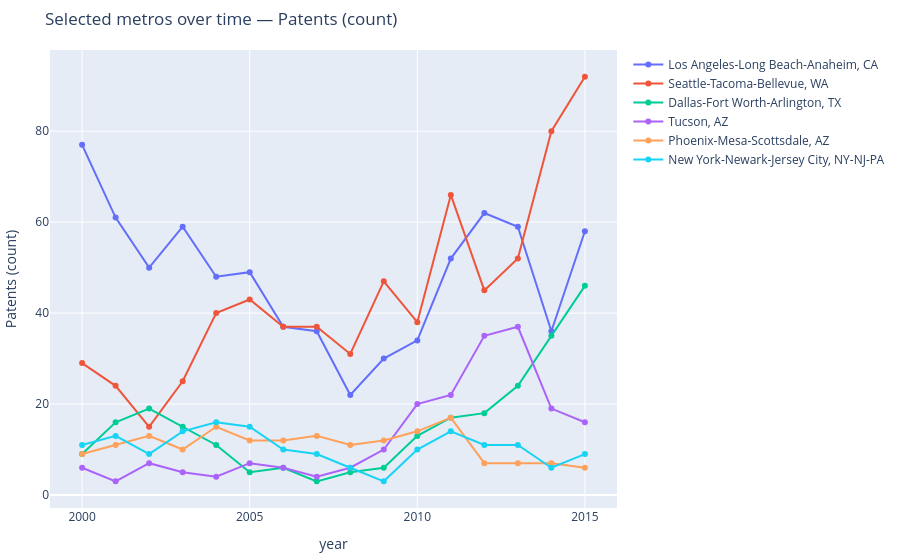

Write notebook code for a chart like this one.
### Markdown cell above
## 5. Rise and fall of clusters
Tracking individual metros reveals the story behind the aggregate: Seattle's commercial-aircraft surge, Los Angeles' long aerospace base, and the rise of Dallas–Fort Worth and Tucson.

### Code cell
leaders = (df.groupby(['cbsa_geoid', 'cbsa_name'])['patent_count'].sum()
           .nlargest(6).reset_index())
viz.msa_trends(data, leaders['cbsa_geoid'].tolist())

### Figure 1 — Plotly figure (JSON) as saved in the notebook; plotly's stock layout.template omitted (floating-point values rounded to 4 significant figures)
{"data": [{"hovertemplate": "cbsa_name=Los Angeles-Long Beach-Anaheim, CA<br>year=%{x}<br>patent_count=%{y}<extra></extra>", "legendgroup": "Los Angeles-Long Beach-Anaheim, CA", "line": {"color": "#636efa", "dash": "solid"}, "marker": {"symbol": "circle"}, "mode": "lines+markers", "name": "Los Angeles-Long Beach-Anaheim, CA", "orientation": "v", "showlegend": true, "type": "scatter", "x": [2000, 2001, 2002, 2003, 2004, 2005, 2006, 2007, 2008, 2009, 2010, 2011, 2012, 2013, 2014, 2015], "xaxis": "x", "y": [77.0, 61.0, 50.0, 59.0, 48.0, 49.0, 37.0, 36.0, 22.0, 30.0, 34.0, 52.0, 62.0, 59.0, 36.0, 58.0], "yaxis": "y"}, {"hovertemplate": "cbsa_name=Seattle-Tacoma-Bellevue, WA<br>year=%{x}<br>patent_count=%{y}<extra></extra>", "legendgroup": "Seattle-Tacoma-Bellevue, WA", "line": {"color": "#EF553B", "dash": "solid"}, "marker": {"symbol": "circle"}, "mode": "lines+markers", "name": "Seattle-Tacoma-Bellevue, WA", "orientation": "v", "showlegend": true, "type": "scatter", "x": [2000, 2001, 2002, 2003, 2004, 2005, 2006, 2007, 2008, 2009, 2010, 2011, 2012, 2013, 2014, 2015], "xaxis": "x", "y": [29.0, 24.0, 15.0, 25.0, 40.0, 43.0, 37.0, 37.0, 31.0, 47.0, 38.0, 66.0, 45.0, 52.0, 80.0, 92.0], "yaxis": "y"}, {"hovertemplate": "cbsa_name=Dallas-Fort Worth-Arlington, TX<br>year=%{x}<br>patent_count=%{y}<extra></extra>", "legendgroup": "Dallas-Fort Worth-Arlington, TX", "line": {"color": "#00cc96", "dash": "solid"}, "marker": {"symbol": "circle"}, "mode": "lines+markers", "name": "Dallas-Fort Worth-Arlington, TX", "orientation": "v", "showlegend": true, "type": "scatter", "x": [2000, 2001, 2002, 2003, 2004, 2005, 2006, 2007, 2008, 2009, 2010, 2011, 2012, 2013, 2014, 2015], "xaxis": "x", "y": [9.0, 16.0, 19.0, 15.0, 11.0, 5.0, 6.0, 3.0, 5.0, 6.0, 13.0, 17.0, 18.0, 24.0, 35.0, 46.0], "yaxis": "y"}, {"hovertemplate": "cbsa_name=Tucson, AZ<br>year=%{x}<br>patent_count=%{y}<extra></extra>", "legendgroup": "Tucson, AZ", "line": {"color": "#ab63fa", "dash": "solid"}, "marker": {"symbol": "circle"}, "mode": "lines+markers", "name": "Tucson, AZ", "orientation": "v", "showlegend": true, "type": "scatter", "x": [2000, 2001, 2002, 2003, 2004, 2005, 2006, 2007, 2008, 2009, 2010, 2011, 2012, 2013, 2014, 2015], "xaxis": "x", "y": [6.0, 3.0, 7.0, 5.0, 4.0, 7.0, 6.0, 4.0, 6.0, 10.0, 20.0, 22.0, 35.0, 37.0, 19.0, 16.0], "yaxis": "y"}, {"hovertemplate": "cbsa_name=Phoenix-Mesa-Scottsdale, AZ<br>year=%{x}<br>patent_count=%{y}<extra></extra>", "legendgroup": "Phoenix-Mesa-Scottsdale, AZ", "line": {"color": "#FFA15A", "dash": "solid"}, "marker": {"symbol": "circle"}, "mode": "lines+markers", "name": "Phoenix-Mesa-Scottsdale, AZ", "orientation": "v", "showlegend": true, "type": "scatter", "x": [2000, 2001, 2002, 2003, 2004, 2005, 2006, 2007, 2008, 2009, 2010, 2011, 2012, 2013, 2014, 2015], "xaxis": "x", "y": [9.0, 11.0, 13.0, 10.0, 15.0, 12.0, 12.0, 13.0, 11.0, 12.0, 14.0, 17.0, 7.0, 7.0, 7.0, 6.0], "yaxis": "y"}, {"hovertemplate": "cbsa_name=New York-Newark-Jersey City, NY-NJ-PA<br>year=%{x}<br>patent_count=%{y}<extra></extra>", "legendgroup": "New York-Newark-Jersey City, NY-NJ-PA", "line": {"color": "#19d3f3", "dash": "solid"}, "marker": {"symbol": "circle"}, "mode": "lines+markers", "name": "New York-Newark-Jersey City, NY-NJ-PA", "orientation": "v", "showlegend": true, "type": "scatter", "x": [2000, 2001, 2002, 2003, 2004, 2005, 2006, 2007, 2008, 2009, 2010, 2011, 2012, 2013, 2014, 2015], "xaxis": "x", "y": [11.0, 13.0, 9.0, 14.0, 16.0, 15.0, 10.0, 9.0, 6.0, 3.0, 10.0, 14.0, 11.0, 11.0, 6.0, 9.0], "yaxis": "y"}], "layout": {"legend": {"title": {"text": ""}, "tracegroupgap": 0}, "margin": {"b": 10, "l": 10, "r": 10, "t": 50}, "title": {"text": "Selected metros over time — Patents (count)"}, "xaxis": {"anchor": "y", "domain": [0.0, 1.0], "title": {"text": "year"}}, "yaxis": {"anchor": "x", "domain": [0.0, 1.0], "title": {"text": "Patents (count)"}}}}
